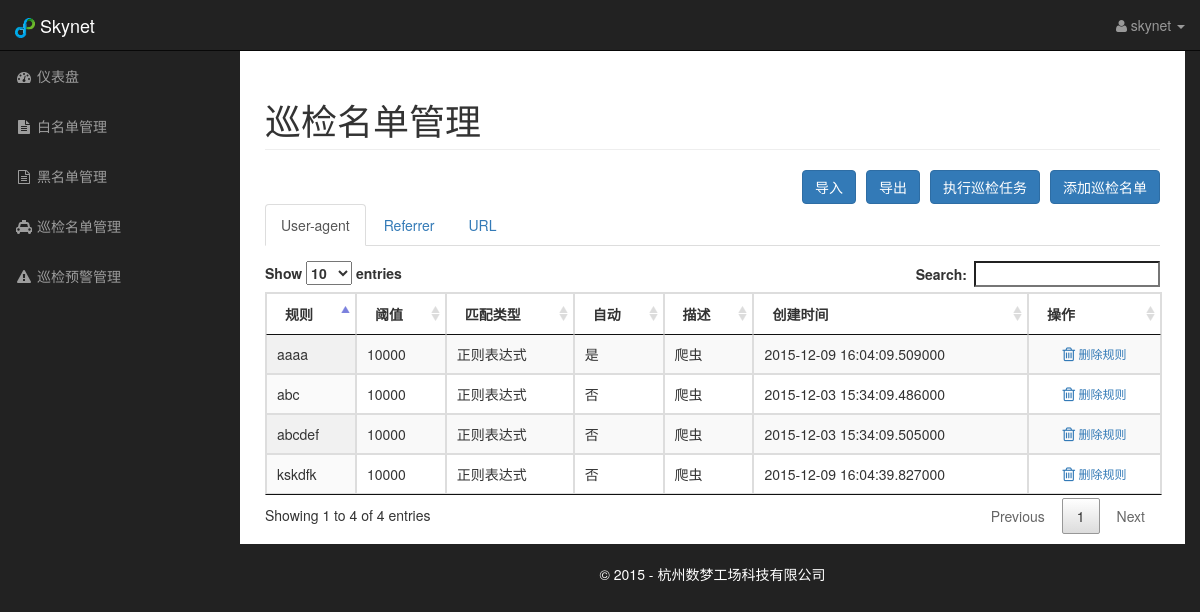
Screenshot of /patrollist.html (signed in) with the database file from the repository.
### app/modules/main/models.py (models this page shows, shortened)
class Patrollist(db.Model):
    __tablename__ = 'patrollist_rule'
    id = db.Column(db.Integer, primary_key=True)
    guid = db.Column(db.String(32),  unique=True,nullable=False)
    rule = db.Column(db.UnicodeText, nullable=False)
    threshold = db.Column(db.Integer, nullable=False)
    type = db.Column(db.UnicodeText, nullable=False)
    category = db.Column(db.UnicodeText, nullable=False)
    source = db.Column(db.UnicodeText, nullable=True)
    description = db.Column(db.UnicodeText, nullable=True)
    warning = db.Column(db.Boolean,nullable=False,default=False)
    auto = db.Column(db.Boolean,nullable=False,default=False)
    active = db.Column(db.Boolean,nullable=False,default=False)
    ctime = db.Column(db.DateTime, nullable=False,default= datetime.now)
    wctime = db.Column(db.DateTime, nullable=True)
    actime = db.Column(db.DateTime, nullable=True)

### app/modules/main/views.py (the view)
@main.route('/patrollist.html')
@login_required
def patrol():
    user_agent_rules = Patrollist.query.filter_by(category=u'user_agent_rule').all()
    refferer_rules = Patrollist.query.filter_by(category=u'referrer_rule').all()
    url_rules = Patrollist.query.filter_by(category=u'url_rule').all()
    exec_tasks = get_data_by_key("exec_tasks")
    return render_template('main/patrollist.html',user_agent_rules=user_agent_rules,refferer_rules=refferer_rules,url_rules=url_rules, type=RULE_TYPE,auto=RULE_AUTO,description=RULE_DESCRIPTION,exec_status=exec_tasks["exec_status"])

### app/data.py (called while the page is built)
def get_data_by_key(key):
    try:
        return __global_data[key]
    except Exception,e:
        print(e)
        return None

### app/modules/auth/views.py (called while the page is built)
@login_manager.user_loader
def load_user(user_id):
    return User.query.get(int(user_id))

@auth.before_app_request
def before_request():
    if current_user.is_authenticated \
            and not current_user.confirmed \
            and request.endpoint[:5] != 'auth.' \
            and request.endpoint != 'static':
        return redirect(url_for('auth.unconfirmed'))

### app/templates/main/patrollist.html (shortened to what this page needs)
{% extends "base.html" %}
{% block header %}
    <link href="{{ url_for('static', filename='DataTables/media/css/jquery.dataTables.min.css') }}" rel="stylesheet" type="text/css">
    <link href="{{ url_for('static', filename='datetimepicker/css/bootstrap-datetimepicker.min.css') }}" rel="stylesheet" type="text/css">
    <link href="{{ url_for('static', filename='BootstrapFileinput/css/fileinput.min.css') }}" rel="stylesheet" type="text/css">
{% endblock %}
{% block content %}
    <div class="row">
        <div class="col-lg-12">
            {% include 'main/patrol/head_patrol.html' %}
        </div>
        <div  class="col-lg-12">
            {% include 'main/patrol/add_patrol.html' %}
            {% include 'main/patrol/exec_patrol.html' %}
            {% include 'main/patrol/export_patrol.html' %}
            {% include 'main/patrol/import_patrol.html' %}
        </div>
        <div class="col-lg-12">
            {% include 'main/patrol/body_patrol.html' %}
        </div>
    </div>
{% endblock %}

### app/templates/main/patrol/user_agent_tables.html
<thead>
<tr>
    <th>规则</th>
    <th>阈值</th>
    <th>匹配类型</th>
    <th>自动</th>
    <th>描述</th>
    <th>创建时间</th>
    <th>操作</th>
</tr>
</thead>
<tbody>
{% for user_agent_rule in user_agent_rules %}
    <tr>
        <td>{{ user_agent_rule.rule }}</td>
        <td>{{ user_agent_rule.threshold }}</td>
        <td>{{ type[user_agent_rule.type] }}</td>
        <td>{{ auto[user_agent_rule.auto] }}</td>
        <td>{{ description[user_agent_rule.description] }}</td>
        <td>{{ user_agent_rule.ctime }}</td>
        <td><button class="btn btn-link btn-xs center-block delete-rule" value="{{ user_agent_rule.guid }}"><i class="fa fa-trash-o fa-lg"></i>&nbsp删除规则</button></td>
    </tr>
{% endfor %}
</tbody>

### app/static/css/sb-admin.css (style rules this page uses)
body { margin-top: 100px; background-color: #222; }
@media (min-width:768px) { body { margin-top: 50px; } }

### rows the page displays
Patrollist: rule "abc", threshold "10000", type "正则表达式", auto "否", description "爬虫", ctime "2015-12-03 15:34:09.486000"
Patrollist: rule "abcdef", threshold "10000", type "正则表达式", auto "否", description "爬虫", ctime "2015-12-03 15:34:09.505000"
Patrollist: rule "aaaa", threshold "10000", type "正则表达式", auto "是", description "爬虫", ctime "2015-12-09 16:04:09.509000"
Patrollist: rule "kskdfk", threshold "10000", type "正则表达式", auto "否", description "爬虫", ctime "2015-12-09 16:04:39.827000"
